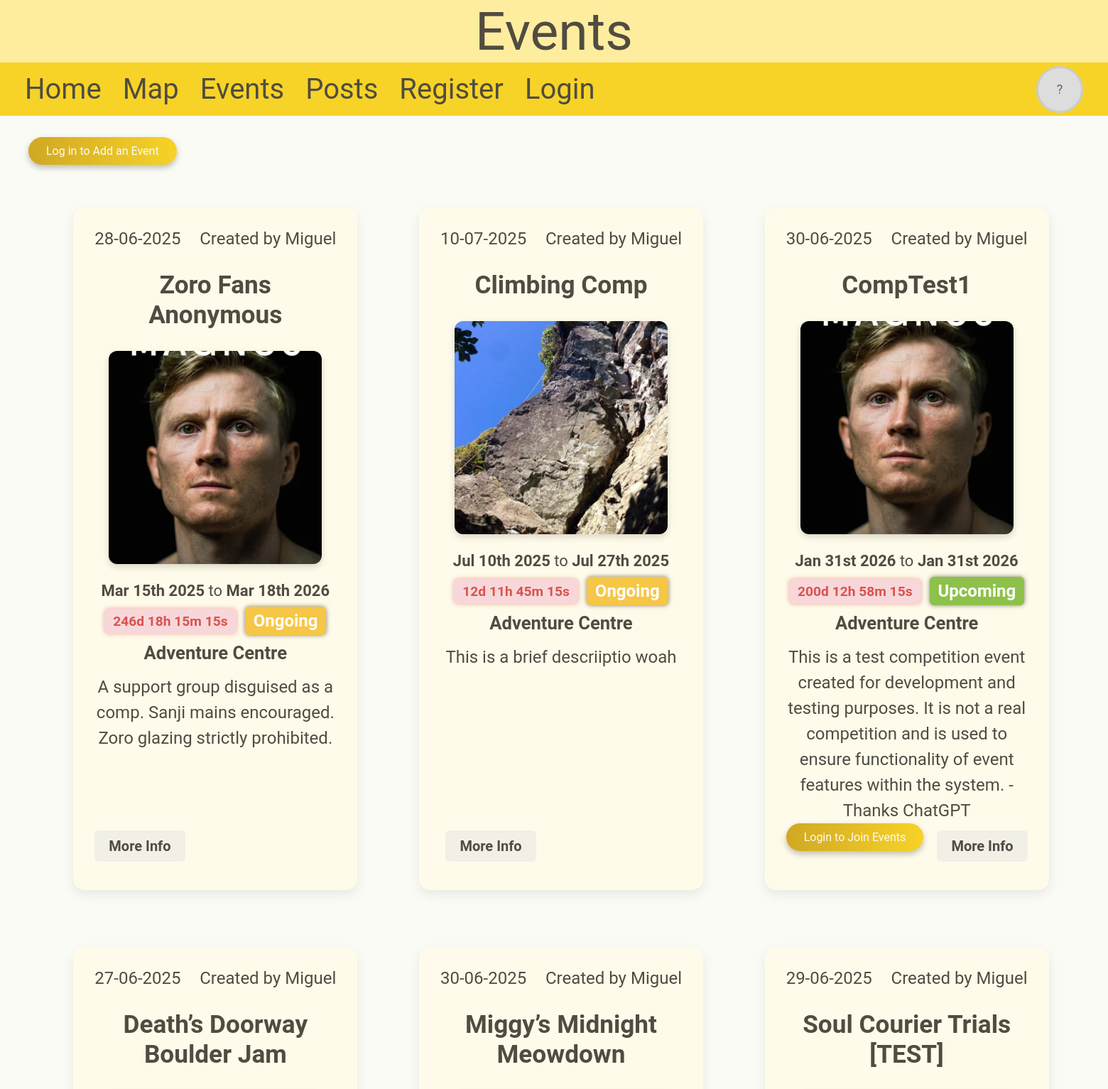
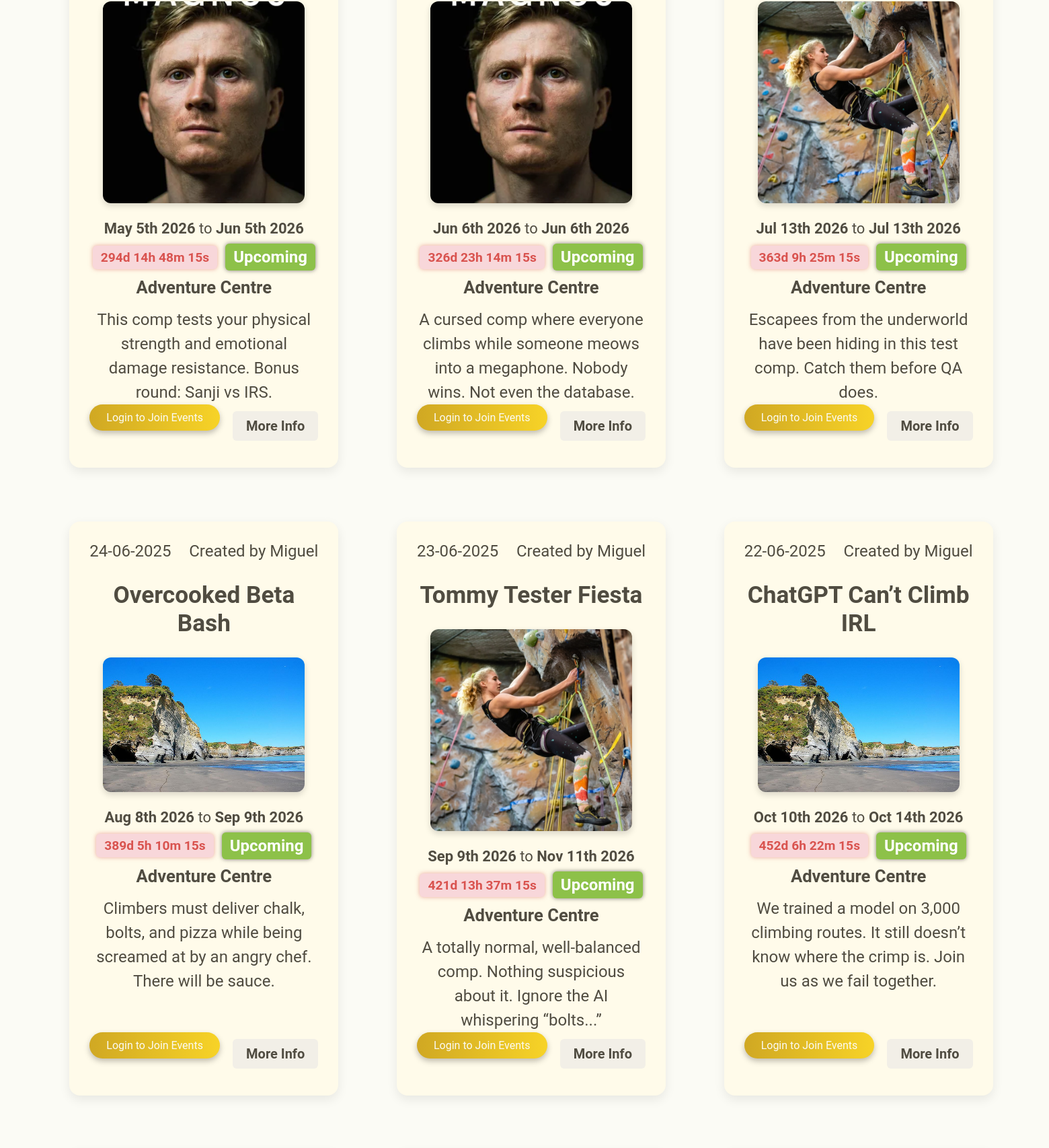
The app's page /events (upper part) with its own data (2 pictures, top to bottom).
### tables this page shows
CREATE TABLE Event (id INTEGER PRIMARY KEY NOT NULL, name TEXT NOT NULL, post_date TEXT NOT NULL, start_date TEXT NOT NULL, end_date TEXT, description TEXT NOT NULL, full_description TEXT, location_id INTEGER REFERENCES Location (id), account_id INTEGER REFERENCES Account (id) NOT NULL, start_time TEXT NOT NULL, end_time TEXT, image TEXT, pending INTEGER (1));

CREATE TABLE Account (id INTEGER PRIMARY KEY NOT NULL, username TEXT (20) NOT NULL UNIQUE, display_name TEXT, password TEXT NOT NULL, profile_picture TEXT, permission_level INTEGER, date TEXT);

CREATE TABLE Location (id INTEGER PRIMARY KEY NOT NULL, name TEXT NOT NULL, coordinates TEXT NOT NULL, setting_id REFERENCES Setting (id), image TEXT, pending INTEGER (1));

### app.py (the view)
@app.route("/events", methods=["GET", "POST"])
def events():
    con = sqlite3.connect("climbing.db")
    con.row_factory = sqlite3.Row # Returns results as a dictionary or a tuple that can be indexed, I will use as a dict for easier indexing so instead of event[9] for image(or whatever index it is) I can simply do event["image"]
    cur = con.cursor()
    cur.execute("""SELECT Event.id, Event.name, post_date, start_date, end_date, Event.description,
                Location.name AS location_name, Account.display_name, start_time, end_time, Event.pending, Event.image
                FROM Event
                JOIN Location ON Event.location_id = Location.id
                JOIN Account ON Event.account_id = Account.id
                WHERE Event.pending = 0;""")
    events = cur.fetchall()
    joined_events_ids = set() # Sets don't have duplicates
    if session.get("user_id"):
        user_id = session.get("user_id")
        cur.execute("SELECT event_id FROM Account_Event WHERE account_id = ?;", (user_id,))
        joined_events_ids = {row["event_id"] for row in cur.fetchall()}
    events = [dict(event) for event in events]
    for event in events:
        event["joined"] = event["id"] in joined_events_ids # Joined is a bool depending if the event id is in the joined events set
        event["slug"] = slugify(event["name"]) # Creates a slug for the event so the name can be properly used in a link
    events.sort(key=event_status) # Sorts based on the status returned
    con.close()
    return render_template("events.html", header="Events", events=events)

### app.py (called while the page is built)
@app.context_processor
def inject_user():
    return {
        "user_id": session.get("user_id"),
        "username": session.get("username"),
        "profile_picture": session.get("profile_picture"),
        "permission_level": session.get("permission_level"),
        "display_name": session.get("display_name"),
        "date": session.get("date"),
    }

def parse_datetime(date, time):
    day, month, year = map(int, date.split("-")) # Separates day time and month
    hour, minute = map(int, time[:-2].split(":")) # Separates hours and minutes, ignoring the meridian for now
    ampm = time[-2:]
    if ampm == "pm" and hour != 12: # Add 12 hours if its pm and not 12pm
        hour += 12
    if ampm == "am" and hour == 12: # If it's midnight
        hour = 0
    return datetime(year, month, day, hour, minute) # Converts into a python datetime

def event_status(event):
    now = datetime.now() # Gets current time
    start = parse_datetime(event["start_date"], event["start_time"])
    end = parse_datetime(event["end_date"], event["end_time"])
    if start <= now <= end: # If the event has started but not ended
        if (event["joined"]):
            return 0 # Ongoing joined
        else:
            return 1 # Ongoing not joined
    elif now < start:
        if (event["joined"]):
            return 2 # Upcoming joined
        else:
            return 3 # Upcoming not joined
    else:
        return 4 # Concluded

### templates/events.html (shortened to what this page needs)
{% extends 'layout.html' %}
{% block content %}
    {% if username %}
        <div style="display: flex; justify-content: flex-end; margin-right: 50px;">
            <button class="circle-button" onclick="location.href='/events/add-event'"
            style="font-size: 100px; justify-content: center; width: 70px; height: 70px; margin-top: 30px; ">
                +
            </button>
        </div>
    {% else %}
        <button class="button" onclick="location.href='/login'">Log in to Add an Event</button>
    {% endif %}
    <div class="event-grid">
        {% for event in events %}
            <div class="event">
                <div class="event-top-info">
                    <div>{{ event["post_date"] }}</div>
                    <div>Created by {{ event["display_name"] }}</div>
                </div>
                <h4>{{ event["name"] }}</h4>
                <div class="event-body">
                    <img src="{{ event['image'] }}" alt="Event image">
                    <div class="event-info">
                        <p style="font-size: 22px; margin-top: 10px;"><strong class="date">{{ event["start_date"] }}</strong> to
                            <strong class="date">{{ event["end_date"] }}</strong></p>
                        <div style="display: flex; gap: 12px; justify-content: center; margin-top: 10px;">
                            <div class="countdown" id="countdown-{{ event['id'] }}">Loading...</div>
                            <div class="event-status" id="event-status-{{ event['id'] }}">Loading...</div>
                        </div>
                        <p style="margin-top: 10px;"><strong>{{ event["location_name"] }}</strong></p>
                        <p class="description" >{{ event["description"] | replace('\n', '<br>') | safe }}</p>
                        <div class="event-buttons" style="margin-top: auto;">
                            <form class="event-action-form" method="POST" data-event-id="{{ event['id'] }}">
                                <div class="button-row" style="justify-content: space-between;">
                                    <div class="join-leave-wrapper" id="join-leave-{{ event['id'] }}">
                                        {% if username %}
                                            {% if not event["joined"] %}
                                                <button type="submit" name="action" value="join" class="join-button">Join</button>
                                            {% else %}
                                                <button type="submit" name="action" value="leave" class="leave-button">Leave</button>
                                            {% endif %}
                                        {% else %}
                                            <button type="submit" name="action" value="login" class="button">Login to Join Events</button>
                                        {% endif %}
                                    </div>
                                    <a class="more-info-button" href="/events/{{ event['slug'] }}?id={{ event['id'] }}">More Info</a>
                                </div>
                            </form>
                        </div>
                    </div>
                </div>
            </div>
        {% endfor %}
    </div>
{% endblock %}

### static/css/style.css (style rules this page uses)
:root { --color-cream: #FBFBF5; --color-sunshine: #FEED9F; --color-gold: #F7D327; --color-mustard: #D0A823; --color-charcoal: #504C41; --color-papyrus: #FFFBEA; }
* { font-family: "roboto"; color: var(--color-charcoal); }
body { margin: 0; font-size: 30px; background-color: var(--color-cream); display: flex; flex-direction: column; min-height: 100vh; }
h4 { font-size: 2rem; font-weight: 600; color: var(--color-charcoal); margin-bottom: 10px; }
p { margin: 0; }
form { max-width: 600px; margin: 0 auto; text-align: left; }
form button.button, .popup-inner .button, .btn { margin-top: 0; margin-bottom: 15px; }
.button, label.button { background-image: linear-gradient(to right, var(--color-mustard), var(--color-gold)); border-radius: 20px; border: none; box-shadow: 0 4px 8px rgba(0, 0, 0, 0.25); color: #FBFBF5; font-size: 1rem; text-transform: none; font-weight: normal; text-align: center; cursor: pointer; padding: 10px 25px; transition: transform 0.2s ease, opacity 0.2s ease, box-shadow 0.2s ease; margin-top: 30px; }
img { display: block; width: 100%; max-height: 300px; border-radius: 20px; object-fit: contain; transition: transform 0.3s ease; margin: 0 auto; }
.button-row { display: flex; justify-content: center; gap: 15px; margin: 0 auto; }
.event-grid { display: flex; flex-wrap: wrap; gap: 40px; justify-content: center; padding: 40px; }
.event { flex: 1 1 calc(33.333% - 80px); box-sizing: border-box; background-color: var(--color-papyrus); border-radius: 16px; padding: 30px; margin: 20px auto; box-shadow: 0 6px 16px rgba(0, 0, 0, 0.08); max-width: 400px; display: flex; flex-direction: column; gap: 20px; }
.event h4 { font-size: 2.2rem; margin: 10px 0; font-weight: 700; text-align: center; }
.event-top-info { display: flex; justify-content: space-between; flex-wrap: wrap; font-size: 1.5rem; color: #555; }
.event img { max-width: 300px; max-height: 300px; object-fit: cover; border-radius: 12px; box-shadow: 0 4px 10px rgba(0, 0, 0, 0.15); }
.event-body { display: flex; flex-direction: column; gap: 15px; align-items: center; height: 100%; }
.event-info { text-align: center; font-size: 1.6rem; color: var(--color-charcoal); max-width: 600px; display: flex; flex-direction: column; height: 100%; }
.event-info .description { font-size: 1.5rem; line-height: 1.5; margin-top: 15px; }
.countdown { font-weight: 600; font-size: 1.2rem; color: #D9534F; background-color: #F8D7DA; animation: pulse 1s infinite; padding: 6px 12px; border-radius: 6px; user-select: none; box-shadow: 0 0 6px rgba(217, 83, 79, 0.5); align-self: center; }
.event-status { display: flex; align-items: center; align-self: center; font-weight: 600; font-size: 1.5rem; color: white; padding: 6px 12px; border-radius: 6px; box-shadow: 0 0 6px rgba(0, 0, 0, 0.5); }
.more-info-button { display: inline-block; padding: 10px 20px; background-color: #f2efe7; text-decoration: none; border: none; border-radius: 6px; text-align: center; font-size: 16px; cursor: pointer; transition: background-color 0.2s ease; font-weight: 600; font-size: 20px; align-self: center; margin-top: 10px; margin-bottom: 10px; }

### records on screen
Event: post_date "28-06-2025", display_name "Miguel", name "Zoro Fans Anonymous", image (picture), location_name "Adventure Centre", description "A support group disguised as a comp. Sanji mains encouraged. Zoro glazing strictly prohibited."
Event: post_date "10-07-2025", display_name "Miguel", name "Climbing Comp", image (picture), location_name "Adventure Centre", description "This is a brief descriiptio woah"
Event: post_date "30-06-2025", display_name "Miguel", name "CompTest1", image (picture), location_name "Adventure Centre", description "This is a test competition event created for development and testing purposes. It is not a real competition and is used to ensure functionality of event features within the system. - Thanks ChatGPT", shows "Login to Join Events"
Event: post_date "27-06-2025", display_name "Miguel", name "Death’s Doorway Boulder Jam", image (picture), location_name "Adventure Centre", description "This comp tests your physical strength and emotional damage resistance. Bonus round: Sanji vs IRS.", shows "Login to Join Events"
Event: post_date "30-06-2025", display_name "Miguel", name "Miggy’s Midnight Meowdown", image (picture), location_name "Adventure Centre", description "A cursed comp where everyone climbs while someone meows into a megaphone. Nobody wins. Not even the database.", shows "Login to Join Events"
Event: post_date "29-06-2025", display_name "Miguel", name "Soul Courier Trials [TEST]", image (picture), location_name "Adventure Centre", description "Escapees from the underworld have been hiding in this test comp. Catch them before QA does.", shows "Login to Join Events"
Event: post_date "24-06-2025", display_name "Miguel", name "Overcooked Beta Bash", image (picture), location_name "Adventure Centre", description "Climbers must deliver chalk, bolts, and pizza while being screamed at by an angry chef. There will be sauce.", shows "Login to Join Events"
Event: post_date "23-06-2025", display_name "Miguel", name "Tommy Tester Fiesta", image (picture), location_name "Adventure Centre", description "A totally normal, well-balanced comp. Nothing suspicious about it. Ignore the AI whispering “bolts...”", shows "Login to Join Events"
Event: post_date "22-06-2025", display_name "Miguel", name "ChatGPT Can’t Climb IRL", image (picture), location_name "Adventure Centre", description "We trained a model on 3,000 climbing routes. It still doesn’t know where the crimp is. Join us as we fail together.", shows "Login to Join Events"

### other values on screen
{{ header }} "Events"
